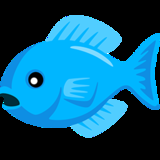
#> input picture pictures/fish_replace.png, 160 x 160 px
$ python -i processing_functions.py   (imports and definitions only)
#> lines starting #> are read from the running program, lines starting #| are printed output that depends on the picture; after the words box and inside, x2 and y2 are one past the last pixel; in counts of white or black regions, pixels touching at a corner belong together
#> further down, picture is the input picture: shape (160, 160, 3); mean B, G, R 125, 90.2, 11.4
import cv2 as cv
import numpy as np

from constants import *

def add_subs(frame, msg):
    cv.putText(frame, msg, (10,frame.shape[0]-30), FONT, 1, (0, 255, 0), 2, cv.LINE_AA)
    return frame

# [4 lines left out: function gray2bgr, not called in this run]


def switch_to_grayscale(frame):
    gray =  cv.cvtColor(frame, cv.COLOR_BGR2GRAY)
    return gray2bgr(gray)

def gaussian_filter(frame, kernel_size):
    return cv.GaussianBlur(frame, (kernel_size, kernel_size), 0)

def bilateral_filter(frame, d, sigma):
    return cv.bilateralFilter(frame, d, sigmaColor=sigma, sigmaSpace=sigma)

def grab_object_colorspace(frame, low_bounds, high_bounds, colorspace=False):
#> called with low_bounds = array of shape (3,), high_bounds = array of shape (3,), colorspace = 40
    if colorspace:
        frame = cv.cvtColor(frame, colorspace)
#> frame: shape (160, 160, 3); mean H, S, V 50.4, 118, 125
    mask = cv.inRange(frame, low_bounds, high_bounds)
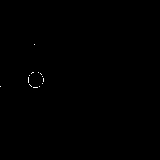
#> mask: shape (160, 160); 0.12% white in thin lines or dots, all inside (x1, y1, x2, y2) = (0, 44, 44, 88)
    # res = cv.bitwise_and(fram, frame, mask=mask)
    return mask

def morphology_operations(frame, method='both'):
    frame = grab_object_colorspace(frame, low_bounds=LOWER_BOUND_HSV, high_bounds=UPPER_BOUND_HSV, \
        colorspace=cv.COLOR_BGR2HSV)
    if method == 'both':
        strel1 = cv.getStructuringElement(OPEN_SHAPE, OPEN_KERNEL)
        strel2 = cv.getStructuringElement(CLOSE_SHAPE, CLOSE_KERNEL)
        opening = cv.morphologyEx(frame, cv.MORPH_OPEN, strel1)
#> opening: shape (160, 160); every value is 0
        processed_frame = cv.morphologyEx(opening, cv.MORPH_CLOSE, strel2)
    elif method == 'open':
        strel = cv.getStructuringElement(OPEN_SHAPE, OPEN_KERNEL)
        processed_frame = cv.morphologyEx(frame, cv.MORPH_OPEN, strel)
    elif method == 'erode':
        strel = cv.getStructuringElement(ERODE_CLOSE_SHAPE, ERODE_CLOSE_KERNEL)
        erosion = cv.erode(frame, EROSION_KERNEL, iterations=EROSION_ITERATIONS)
        processed_frame = cv.morphologyEx(erosion, cv.MORPH_CLOSE, strel)
    # get the differences introduced by processing the frame
    mask_xor = frame - processed_frame
    # get frame shape to init a BGR image
    sz = processed_frame.shape
#> sz = (160, 160)
    # init a new BGR image to mark the changes in color
    final_frame = np.zeros((sz[0], sz[1], 3), dtype=np.uint8)
    # B, G channels are same as thresholded image
    final_frame[:, :, 0] = final_frame[:, :, 1] = processed_frame
#> final_frame: shape (160, 160, 3); every value is 0
    # mark the changes in red color
    final_frame[:, :, 2] = cv.bitwise_xor(processed_frame, mask_xor)
#> final_frame: shape (160, 160, 3); mean of channels 0, 1, 2 0, 0, 0.3
    return final_frame


# [139 lines left out: functions sobel_edges, hough_circles, template_matching, nms, template_wildcard, change_local_colorspace_hsv and 1 more, not called in this run]

# [2 lines not run here, left out]

>>> import cv2
>>> picture = cv2.imread('pictures/fish_replace.png')
>>> result = morphology_operations(picture)
